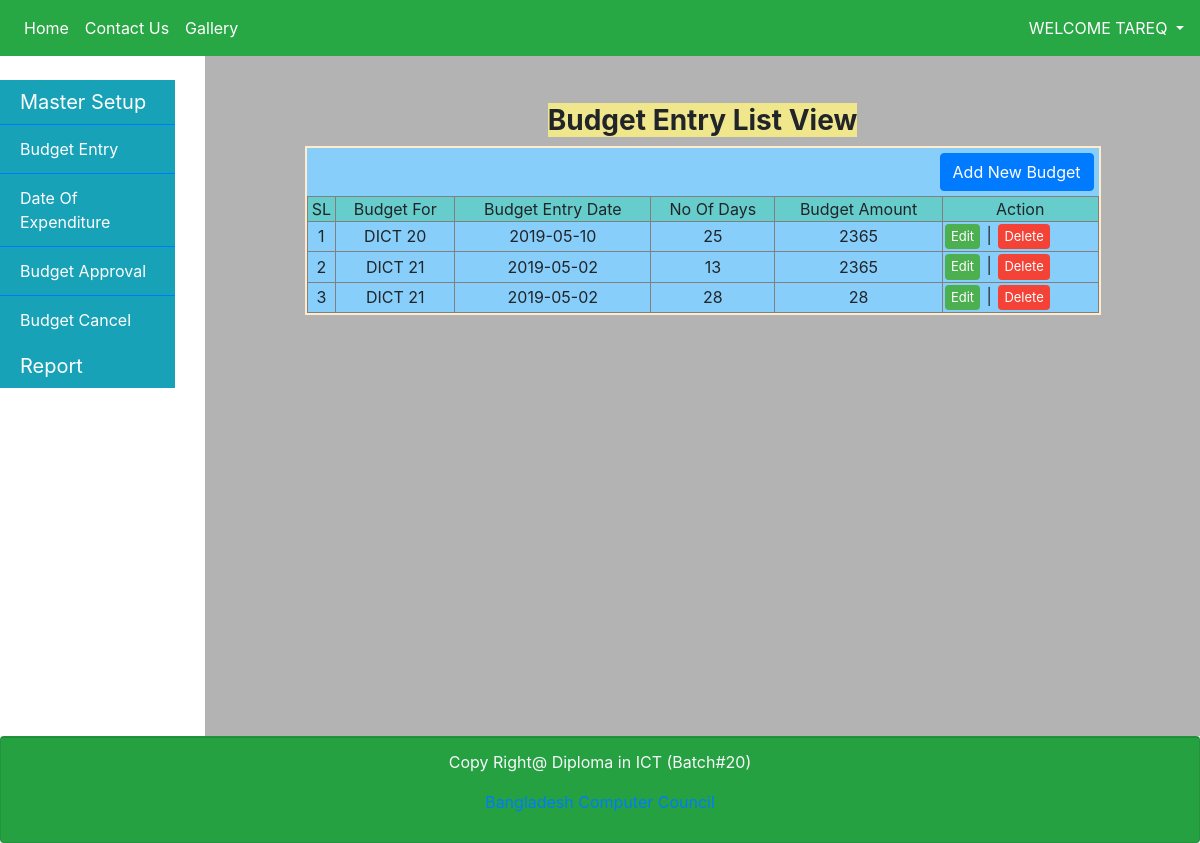
/budget_list_view.php (signed in), run on the app's committed database.
### tables this page shows
CREATE TABLE `budget` (
  `budget_id` int(11) NOT NULL,
  `expense_type` varchar(32) NOT NULL,
  `budget_entry_date` varchar(32) NOT NULL,
  `no_of_days` varchar(64) NOT NULL,
  `budget_amount` varchar(64) NOT NULL,
  `budget_note` varchar(64) NOT NULL,
  `approve_status` tinyint(1) NOT NULL DEFAULT '0'
);

### budget_list_view.php (the view, shortened to what this page needs)
<!DOCTYPE html>
<html lang="en">
<head>
    <link href="css/bootstrap.css" rel="stylesheet">
	<link rel="stylesheet" href="css/jquery-ui.css">
</head>
<?php
    include("function.php");
    include("navbar.php");
?>
<?php
include("sidebar.php");
?>
<body>
<div class="col-sm-10">
   <div class="well" style=" background-color:#b3b3b3;height:680px;"></br>
<br>
       <h3 class="text-center text-black"><b style="background-color:#F0E68C">Budget Entry List View</b></h3>
       <div class="sub-catagory" style= " background-color:#87CEFA; margin-left:10%; margin-right:10%;  border: 2px solid blanchedalmond;">
	   <div class="row">
			<div class="col-sm-12">
				<div class="right-button">
					<a href='budget_entry.php' class='btn btn-primary'>Add New Budget</a>
				</div>
			</div>
		</div>
           <?php
		   $budget_for = array();
			$sql2 = "SELECT * FROM training";
			$rec2 = $conn->query($sql2);
			while($row2 = mysqli_fetch_array($rec2))
			{
				$budget_for[$row2['training_id']] = $row2['expense_type'];
			}
           $sql = "SELECT * FROM budget";
           $rec = $conn->query($sql);
           echo "<table border='1' style='width:100%' cellpadding='0' cellspacing='0' align='center'>";
           echo "<thead>";
           echo "<tr style='background-color:#66CCCC'>
							<td align='center'>SL</td>
							<td align='center'>Budget For</td>
							<td align='center'>Budget Entry Date</td>
							<td align='center'>No Of Days</td>
							<td align='center'>Budget Amount</td>
							<td align='center'>Action</td>
						</tr>";
           echo "</thead>";
           echo "<tbody style='height:20px; overflow-y:scroll'>";
           $i=0;
           while($row = mysqli_fetch_array($rec))
           {
               $i++;
               $expense_type = $row['expense_type'];
               $budget_entry_date = $row['budget_entry_date'];
               $no_of_days = $row['no_of_days'];
               $budget_amount = $row['budget_amount'];
			   $budget_id = $row['budget_id'];
               echo "<tr>
							<td align='center'>$i</td>
							<td align='center'>$budget_for[$expense_type]</td>
							<td align='center'>$budget_entry_date</td>
							<td align='center'>$no_of_days</td>
							<td align='center'>$budget_amount</td>
							<td>
								<a href='edit_budget_entry.php?budget_id=$budget_id' class='button1'>Edit</a> |
								<a href='$_SERVER[SCRIPT_NAME]?budget_id=$budget_id' class='button2' onClick=\"return confirm('Are you sure?')\">Delete</a>
							</td>
						</tr>";
           }
           echo "</tbody>";
           echo "</table>";
           ?>
       </div>
   </div>
  </div>
   <div class="card text-center  bg-success">
        <div class="card-footer text-light">
         <p class="ft">Copy Right@ Diploma in ICT (Batch#20)</p>
         <p class="ft"><a href="https://www.bcc.gov.bd">Bangladesh Computer Council</a></p>
       </div>
   </div>
</body>
</html>

### budget_list_view.php (style rules this page uses)
.right-button { float: none; display: block; text-align: right; margin: 5px; }
.button1 { background-color: #4CAF50; border: none; color: white; padding: 3px 6px; text-align: center; text-decoration: none; display: inline-block; font-size: 13px; margin: 2px 2px; cursor: pointer; border-radius: 4px; }
.button2 { background-color: #f44336; border: none; color: white; padding: 3px 6px; text-align: center; text-decoration: none; display: inline-block; font-size: 13px; margin: 2px 2px; cursor: pointer; border-radius: 4px; }

### data on the page
budget: expense_type "DICT 20", budget_entry_date "2019-05-10", no_of_days "25", budget_amount "2365"
budget: expense_type "DICT 21", budget_entry_date "2019-05-02", no_of_days "13", budget_amount "2365"
budget: expense_type "DICT 21", budget_entry_date "2019-05-02", no_of_days "28", budget_amount "28"

### other printed values
$_SESSION['name'] "TAREQ"
